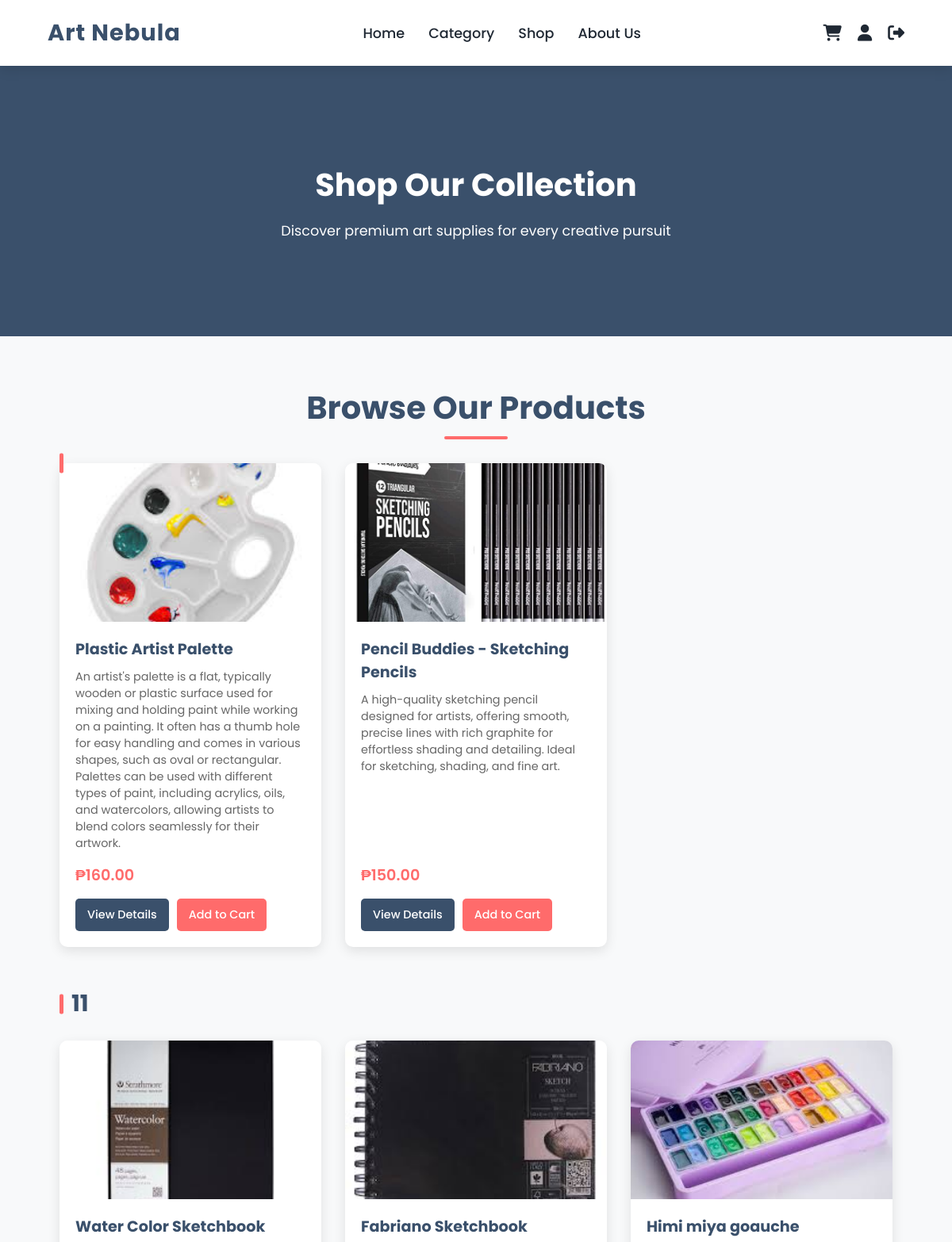
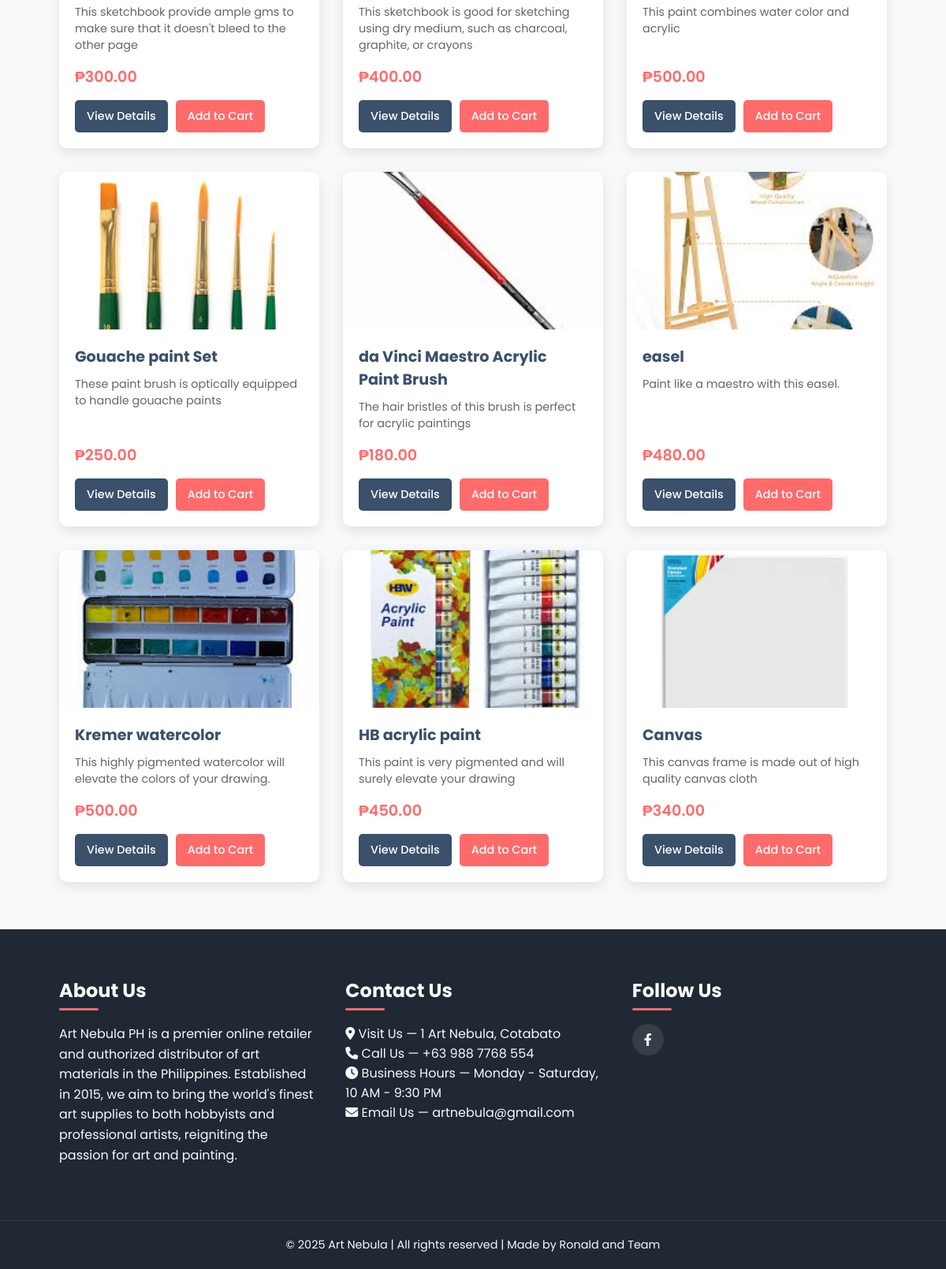
Page /guest/guest_products.php on the committed database (2 pictures, top to bottom).
### tables this page shows
CREATE TABLE `products` (
  `id` int(11) NOT NULL,
  `name` varchar(255) NOT NULL,
  `stock` int(255) NOT NULL,
  `description` text NOT NULL,
  `price` decimal(10,2) NOT NULL,
  `category_id` int(11) NOT NULL,
  `image_path` varchar(255) NOT NULL,
  `created_at` timestamp NOT NULL DEFAULT current_timestamp(),
  `category` varchar(255) DEFAULT NULL
);

### guest/guest_products.php (the view, shortened to what this page needs)
<?php
function getProductsByCategory() {
    $conn = connection();
    $sql = "SELECT category, GROUP_CONCAT(id) AS product_ids FROM `products` GROUP BY category";
    $result = $conn->query($sql);
    if($result) {
        return $result;
    } else {
        die('Error retrieving categories: ' . $conn->error);
    }
}
function getProductsByIds($ids) {
    $conn = connection();
    $sql = "SELECT * FROM `products` WHERE id IN ($ids)";
    $result = $conn->query($sql);
    if($result) {
        return $result;
    } else {
        die('Error retrieving products: ' . $conn->error);
    }
}
?>
<!DOCTYPE html>
<html lang="en">
<head>
    <link rel="stylesheet" href="https://cdnjs.cloudflare.com/ajax/libs/font-awesome/6.4.0/css/all.min.css">
</head>
<body>
    <div class="nav">
        <div class="nav-menu flex-row">
            <div class="nav-brand">
                <a href="index.html">Art Nebula</a>
            </div>
            <div class="collapse">
                <ul class="nav-items">
                    <li class="nav-link">
                        <a href="../index.html">Home</a>
                    </li>
                    <li class="nav-link">
                        <a href="guest_category.php">Category</a>
                    </li>
                    <li class="nav-link">
                        <a href="guest_products.php">Shop</a>
                    </li>
                    <li class="nav-link">
                        <a href="#about">About Us</a>
                    </li>
                </ul>
            </div>
            <div class="icons-items">
                <a href="../cart.php" title="Shopping Cart"><i class="fa-solid fa-cart-shopping"></i></a>
                <a href="../profile.php" title="User Account"><i class="fa-solid fa-user"></i></a>
                <a href="../logout.php" title="Logout"><i class="fa-solid fa-sign-out-alt"></i></a>
            </div>
        </div>
    </div>
    <section class="shop-header">
        <div class="container">
            <h1>Shop Our Collection</h1>
            <p>Discover premium art supplies for every creative pursuit</p>
        </div>
    </section>
    <main class="container">
        <h1 class="heading">Browse Our Products</h1>
        <?php
        $categories = getProductsByCategory();
        if ($categories && $categories->num_rows > 0) {
            while ($category = $categories->fetch_assoc()) {
                $productIds = $category['product_ids'];
                $products = getProductsByIds($productIds);
                echo '<div class="category-section">';
                echo '<h2>' . htmlspecialchars($category['category']) . '</h2>';
                echo '<div class="product-grid">';
                if ($products && $products->num_rows > 0) {
                    while ($product = $products->fetch_assoc()) {
                        $imagePath = !empty($product['image_path']) ? '../admin/'. htmlspecialchars($product['image_path']) : 'images/placeholder.jpg';
                        echo '
                        <div class="product-card">
                            <img src="' . $imagePath . '" alt="' . htmlspecialchars($product['name']) . '">
                            <div class="product-content">
                                <h3>' . htmlspecialchars($product['name']) . '</h3>
                                <p>' . htmlspecialchars($product['description']) . '</p>
                                <div class="price">₱' . number_format($product['price'], 2) . '</div>
                                <div class="btn-container">
                                    <a href="guest_product_details.php?id=' . $product['id'] . '" class="btn btn-primary">View Details</a>
                                    <a href="../login.php?id=' . $product['id'] . '" class="btn btn-secondary">Add to Cart</a>
                                </div>
                            </div>
                        </div>';
                    }
                } else {
                    echo '<p>No products found in this category.</p>';
                }
                echo '</div>';
                echo '</div>';
            }
        } else {
            echo '<p>No categories found.</p>';
        }
        ?>
    </main>
    <footer class="footer">
    <div class="container">
        <div class="about-us">
            <h2>About Us</h2>
            <p>
                Art Nebula PH is a premier online retailer and authorized distributor of art materials in the Philippines. Established in 2015, we aim to bring the world's finest art supplies to both hobbyists and professional artists, reigniting the passion for art and painting.
            </p>
        </div>
        <div class="footer-links">
            <h2>Contact Us</h2>
            <ul>
                <li><i class="fas fa-map-marker-alt"></i> Visit Us — 1 Art Nebula, Cotabato</li>
                <li><i class="fas fa-phone"></i> Call Us — +63 988 7768 554</li>
                <li><i class="fas fa-clock"></i> Business Hours — Monday - Saturday, 10 AM - 9:30 PM</li>
                <li><i class="fas fa-envelope"></i> Email Us — <a href="mailto:artnebula@gmail.com">artnebula@gmail.com</a></li>
            </ul>
        </div>
        <div class="follow">
            <h2>Follow Us</h2>
            <div class="social-icons">
                <a href="https://web.facebook.com/artnebulaph" aria-label="Facebook" target="_blank" rel="noopener noreferrer">
                    <i class="fab fa-facebook-f"></i>
                </a>
            </div>
        </div>
    </div>
    <div class="rights">
        <h4>&copy; <?= date('Y') ?> Art Nebula | All rights reserved | Made by Ronald and Team</h4>
    </div>
</footer>
</body>
</html>

### guest/guest_products.php (style rules this page uses)
:root { --primary-color: #3a506b; --secondary-color: #ff6b6b; --accent-color: #6fffe9; --light-color: #f8f9fa; --dark-color: #1f2833; --text-color: #333; --text-light: #f8f9fa; --box-shadow: 0 5px 15px rgba(0, 0, 0, 0.1); --transition: all 0.3s ease; }
* { margin: 0; padding: 0; box-sizing: border-box; }
body { font-family: 'Poppins', sans-serif; color: var(--text-color); background-color: #f8f9fa; overflow-x: hidden; }
a { text-decoration: none; color: inherit; }
ul { list-style-type: none; }
.container { width: 90%; max-width: 1200px; margin: 60px auto; padding: 0 15px; }
.flex-row { display: flex; flex-wrap: wrap; }
.nav { background-color: white; box-shadow: var(--box-shadow); position: sticky; top: 0; z-index: 100; }
.nav-menu { justify-content: space-between; align-items: center; padding: 20px 0; width: 90%; margin: 0 auto; }
.nav-brand a { font-size: 1.8rem; font-weight: 700; color: var(--primary-color); letter-spacing: 1px; }
.nav-items { display: flex; margin: 0; }
.nav-link { padding: 0 15px; }
.nav-link a { font-size: 1.1rem; font-weight: 500; color: var(--dark-color); transition: var(--transition); }
.icons-items { display: flex; align-items: center; gap: 20px; }
.icons-items a { font-size: 1.3rem; color: var(--dark-color); transition: var(--transition); }
.shop-header { background-color: var(--primary-color); color: white; padding: 60px 0; text-align: center; margin-bottom: 40px; }
.shop-header h1 { font-size: 2.5rem; margin-bottom: 15px; }
.shop-header p { font-size: 1.1rem; max-width: 700px; margin: 0 auto; }
.heading { text-align: center; position: relative; margin-bottom: 40px; font-size: 2.5rem; color: var(--primary-color); }
.heading::after { content: ''; position: absolute; bottom: -10px; left: 50%; transform: translateX(-50%); width: 80px; height: 4px; background-color: var(--secondary-color); border-radius: 2px; }
.category-section { margin-bottom: 50px; }
.category-section h2 { color: var(--primary-color); font-size: 1.8rem; margin-bottom: 25px; position: relative; padding-left: 15px; }
.category-section h2::before { content: ''; position: absolute; left: 0; top: 50%; transform: translateY(-50%); width: 5px; height: 25px; background-color: var(--secondary-color); border-radius: 2px; }
.product-grid { display: grid; grid-template-columns: repeat(auto-fill, minmax(280px, 1fr)); gap: 30px; }
.product-card { background-color: white; border-radius: 10px; overflow: hidden; box-shadow: var(--box-shadow); transition: var(--transition); display: flex; flex-direction: column; }
.product-card img { width: 100%; height: 200px; object-fit: cover; }
.product-content { padding: 20px; flex-grow: 1; display: flex; flex-direction: column; }
.product-card h3 { font-size: 1.2rem; margin-bottom: 10px; color: var(--primary-color); }
.product-card p { font-size: 0.9rem; margin-bottom: 15px; color: #666; flex-grow: 1; }
.product-card .price { font-size: 1.2rem; color: var(--secondary-color); font-weight: 600; margin-bottom: 15px; }
.btn-container { display: flex; gap: 10px; }
.btn { display: inline-block; padding: 10px 15px; border: none; border-radius: 5px; font-weight: 500; cursor: pointer; transition: var(--transition); font-size: 0.9rem; text-align: center; }
.btn-primary { background-color: var(--primary-color); color: white; }
.btn-secondary { background-color: var(--secondary-color); color: white; }
.footer { background-color: var(--dark-color); color: var(--light-color); padding: 60px 0 20px; }
.footer .container { display: grid; grid-template-columns: repeat(auto-fit, minmax(250px, 1fr)); gap: 40px; margin-top: 0; }
.footer h2 { position: relative; margin-bottom: 25px; font-size: 1.5rem; }
.footer h2::after { content: ''; position: absolute; bottom: -8px; left: 0; width: 50px; height: 3px; background-color: var(--secondary-color); border-radius: 2px; }
.footer p { line-height: 1.6; margin-bottom: 10px; }
.follow { display: flex; flex-direction: column; }
.follow .social-icons { display: flex; gap: 15px; }
.follow a { display: inline-block; width: 40px; height: 40px; background-color: rgba(255, 255, 255, 0.1); border-radius: 50%; display: flex; justify-content: center; align-items: center; transition: var(--transition); }
.rights { margin-top: 40px; padding-top: 20px; border-top: 1px solid rgba(255, 255, 255, 0.1); justify-content: center; text-align: center; }
.rights h4 { font-weight: 400; font-size: 0.9rem; }

### rows in the picture
products: image_path (picture), name "Plastic Artist Palette", description "An artist's palette is a flat, typically wooden or plastic surface used for mixing and holding paint while working on a painting. It often has a thumb hole for easy handling and comes in various shapes, such as oval or rectangular. Palettes can be used with different types of paint, including acrylics, oils, and watercolors, allowing artists to blend colors seamlessly for their artwork.", price "160.00"
products: image_path (picture), name "Pencil Buddies - Sketching Pencils", description "A high-quality sketching pencil designed for artists, offering smooth, precise lines with rich graphite for effortless shading and detailing. Ideal for sketching, shading, and fine art.", price "150.00"
products: image_path (picture), name "Water Color Sketchbook", description "This sketchbook provide ample gms to make sure that it doesn't bleed to the other page", price "300.00"
products: image_path (picture), name "Fabriano Sketchbook", description "This sketchbook is good for sketching using dry medium, such as charcoal, graphite, or crayons", price "400.00"
products: image_path (picture), name "Himi miya goauche", description "This paint combines water color and acrylic", price "500.00"
products: image_path (picture), name "Gouache paint Set", description "These paint brush is optically equipped to handle gouache paints", price "250.00"
products: image_path (picture), name "da Vinci Maestro Acrylic Paint Brush", description "The hair bristles of this brush is perfect for acrylic paintings", price "180.00"
products: image_path (picture), name "easel", description "Paint like a maestro with this easel.", price "480.00"
products: image_path (picture), name "Kremer watercolor", description "This highly pigmented watercolor will elevate the colors of your drawing.", price "500.00"
products: image_path (picture), name "HB acrylic paint", description "This paint is very pigmented and will surely elevate your drawing", price "450.00"
products: image_path (picture), name "Canvas", description "This canvas frame is made out of high quality canvas cloth", price "340.00"

### other values in the picture
$category['category'] "11"
